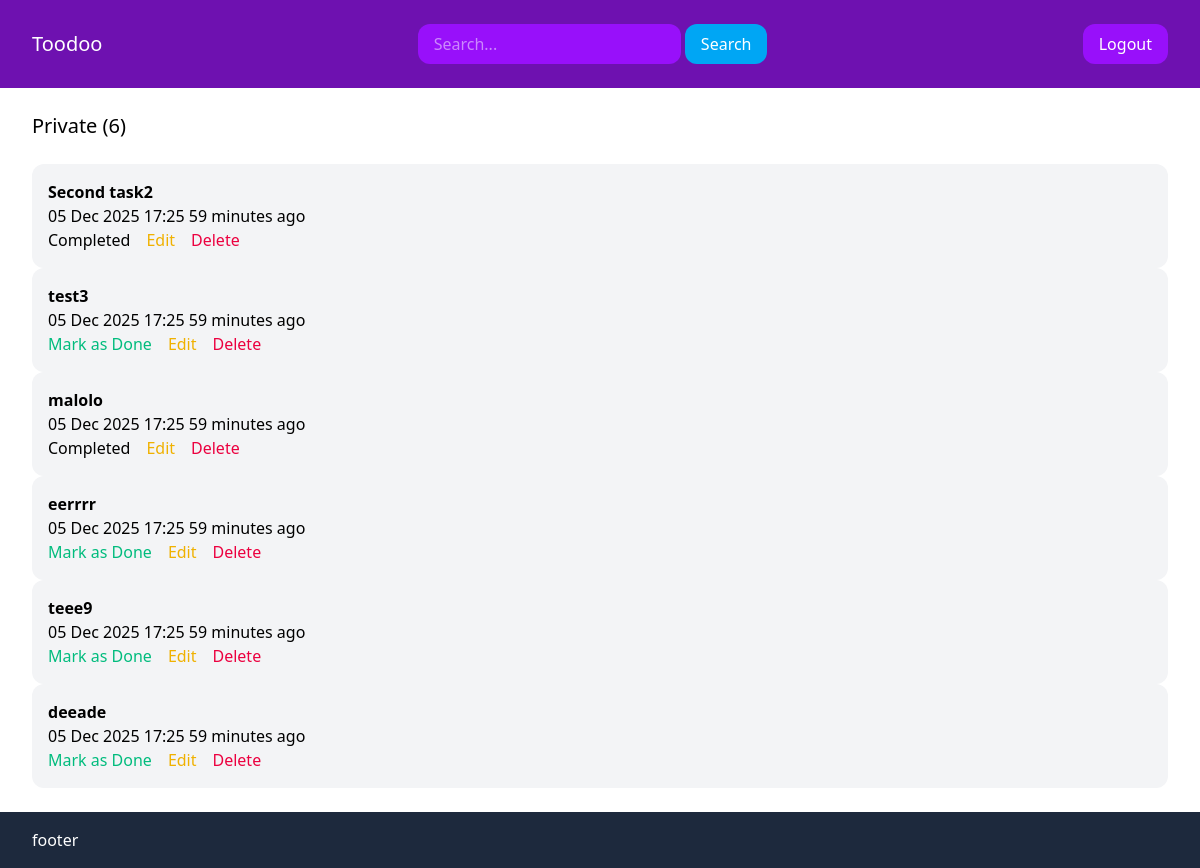
/1/ (signed in), run on the app's committed database.
### category/models.py (models this page shows, shortened)
class Category(models.Model):
    title = models.CharField(max_length=255)
    class Meta:
        verbose_name_plural = 'Categories'
        ordering = ["title",]
    def number_of_tasks(self):
        return self.tasks.count()

### task/models.py (models this page shows)
class Task(models.Model):
    user = models.ForeignKey(User, related_name='tasks', on_delete=models.CASCADE)
    category = models.ForeignKey(Category, related_name='tasks', on_delete=models.CASCADE)
    title = models.CharField(max_length=255)
    description = models.TextField(blank=True, null=True)
    is_done = models.BooleanField(default=False)
    created_at = models.DateTimeField(auto_now_add=True)

### category/views.py (the view)
# urls.py: path('<int:pk>/', views.detail, name='category_detail'),
@login_required
def detail(request, pk):
    category = Category.objects.get(pk=pk)
    return render(request, 'category/detail.html', {'category': category})

### category/templates/category/detail.html (shortened to what this page needs)
{% extends "task/base.html" %}
{% block content %}
<div class="frontpage">
    <h1 class="text-xl mb-6">{{ category.title }} ({{ category.number_of_tasks }})</h1>
    {% for task in category.tasks.all %}
        {% include 'task/partials/tasks.html' %}
    {% endfor %}
</div>
{% endblock %}

### task/templates/task/base.html (shortened to what this page needs)
{% load static %}
<!doctype html>
<html lang="en">
    <head>
        <link rel="stylesheet" href="{% static 'css/main.min.css' %}">
    </head>
    <body>
        {% include "task/partials/nav.html" %}
        <main class="py-6 px-8">
        {% block content %}
        {% endblock%}
        </main>
        {% include "task/partials/footer.html" %}
    </body>
</html>

### task/templates/task/partials/nav.html (shortened to what this page needs)
<nav class="py-6 px-8 bg-purple-800 text-white flex items-center justify-between">
    <a class="text-xl"  href="{% url 'frontpage' %}">Toodoo</a>
    {% if  request.user.is_authenticated %}
    <form method="get" action="{% url 'search' %}">
        <input type="search" name="query" placeholder="Search..." class="py-2 px-4 bg-purple-600 rounded-xl">
        <button type="submit" class="py-2 px-4 bg-sky-500 rounded-xl hover:bg-sky-600">Search</button>
    </form>
        <form action="{% url 'signout' %}" method="post">
            <button type="submit" class="py-2 px-4 bg-purple-600 rounded-xl hover:bg-purple-700">Logout</button>
        </form>
    {% else %}
        <div class="flex items-center space-x-4">
            <a href="{% url 'signin' %}" class="py-2 px-4 bg-purple-600 rounded-xl hover:bg-purple-700">Login</a>
            <a href="{% url 'signup' %}" class="py-2 px-4 bg-purple-600 rounded-xl hover:bg-purple-700">Register</a>
        </div>
    {% endif %}
</nav>

### task/templates/task/partials/tasks.html
{% load humanize %}
<div class="bg-gray-100 p-4 rounded-xl">
     <p class="font-bold">{{ task.title }}</p>
     <time class="text-sm text-gray-500">{{ task.created_at|date:"d M Y H:i" }}</time>
     <time class="text-sm text-gray-500">{{ task.created_at|naturaltime }}</time>
    <div class="flex space-x-4">
        <p>
            {% if task.is_done %}
                Completed
            {% else %}
                <a href="{% url 'mark_completed' task.pk %}" class="text-emerald-500">Mark as Done</a>
            {% endif %}
        </p>
        <p><a href="{% url 'edit_task' task.pk %}" class="text-yellow-500">Edit</a></p>
        <p>
            <a href="{% url 'delete_task' task.pk %}" class="text-rose-600">Delete</a>
        </p>
    </div>
 </div>

### task/templates/task/partials/footer.html
<footer class="py-4 px-8 bg-slate-800 text-white">footer</footer>

### data on the page
Category: title "Private", number_of_tasks "6"
Task: title "Second task2", created_at "05 Dec 2025 17:25", created_at "59 minutes ago", is_done "Completed"
Task: title "test3", created_at "05 Dec 2025 17:25", created_at "59 minutes ago", is_done "Mark as Done"
Task: title "malolo", created_at "05 Dec 2025 17:25", created_at "59 minutes ago", is_done "Completed"
Task: title "eerrrr", created_at "05 Dec 2025 17:25", created_at "59 minutes ago", is_done "Mark as Done"
Task: title "teee9", created_at "05 Dec 2025 17:25", created_at "59 minutes ago", is_done "Mark as Done"
Task: title "deeade", created_at "05 Dec 2025 17:25", created_at "59 minutes ago", is_done "Mark as Done"
